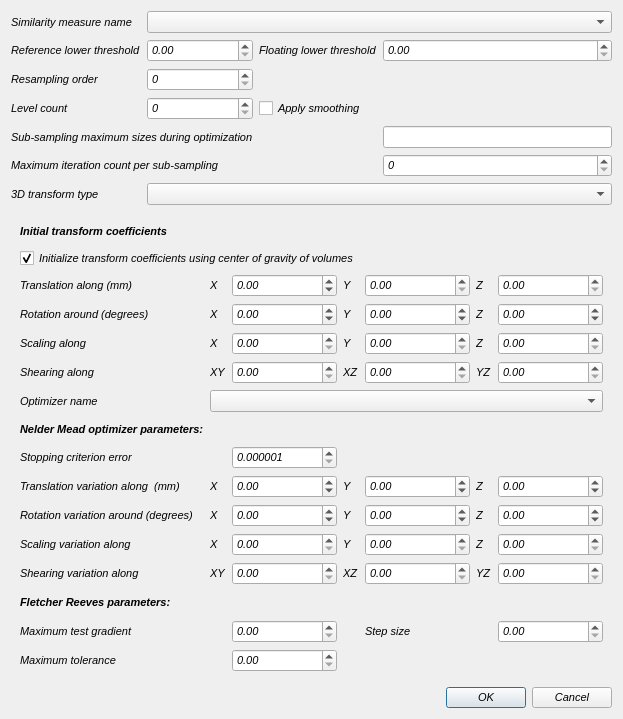
<?xml version="1.0" encoding="UTF-8"?>
<ui version="4.0">
 <class>Dialog</class>
 <widget class="QDialog" name="Dialog">
  <property name="geometry">
   <rect>
    <x>0</x>
    <y>0</y>
    <width>623</width>
    <height>719</height>
   </rect>
  </property>
  <property name="sizePolicy">
   <sizepolicy hsizetype="MinimumExpanding" vsizetype="MinimumExpanding">
    <horstretch>0</horstretch>
    <verstretch>0</verstretch>
   </sizepolicy>
  </property>
  <property name="font">
   <font>
    <pointsize>8</pointsize>
    <italic>true</italic>
   </font>
  </property>
  <property name="windowTitle">
   <string>Dialog</string>
  </property>
  <layout class="QGridLayout" name="gridLayout_3">
   <item row="0" column="0">
    <layout class="QGridLayout" name="gridLayout">
     <property name="sizeConstraint">
      <enum>QLayout::SetMinimumSize</enum>
     </property>
     <item row="0" column="1" colspan="3">
      <widget class="QComboBox" name="comboBox_SimilarityMeasureName">
       <property name="currentIndex">
        <number>-1</number>
       </property>
      </widget>
     </item>
     <item row="0" column="0">
      <widget class="QLabel" name="label_3">
       <property name="text">
        <string>Similarity measure name</string>
       </property>
      </widget>
     </item>
     <item row="6" column="0" colspan="3">
      <widget class="QLabel" name="label_5">
       <property name="text">
        <string>Maximum iteration count per sub-sampling</string>
       </property>
      </widget>
     </item>
     <item row="12" column="2" colspan="2">
      <widget class="QDialogButtonBox" name="buttonBox_OkCancel">
       <property name="orientation">
        <enum>Qt::Horizontal</enum>
       </property>
       <property name="standardButtons">
        <set>QDialogButtonBox::Cancel|QDialogButtonBox::Ok</set>
       </property>
      </widget>
     </item>
     <item row="8" column="1" colspan="3">
      <widget class="QComboBox" name="comboBox_Transform3DType"/>
     </item>
     <item row="8" column="0">
      <widget class="QLabel" name="label_2">
       <property name="text">
        <string>3D transform type</string>
       </property>
      </widget>
     </item>
     <item row="6" column="3">
      <widget class="QSpinBox" name="spinBox_MaximumIterationCount">
       <property name="maximum">
        <number>10000</number>
       </property>
      </widget>
     </item>
     <item row="4" column="1">
      <widget class="QSpinBox" name="spinBox_LevelCount">
       <property name="maximum">
        <number>1000</number>
       </property>
       <property name="value">
        <number>0</number>
       </property>
      </widget>
     </item>
     <item row="4" column="0">
      <widget class="QLabel" name="label_45">
       <property name="text">
        <string>Level count</string>
       </property>
      </widget>
     </item>
     <item row="3" column="0">
      <widget class="QLabel" name="label_4">
       <property name="text">
        <string>Resampling order</string>
       </property>
      </widget>
     </item>
     <item row="3" column="1">
      <widget class="QSpinBox" name="spinBox_ResamplingOrder">
       <property name="minimum">
        <number>0</number>
       </property>
       <property name="maximum">
        <number>7</number>
       </property>
       <property name="value">
        <number>0</number>
       </property>
      </widget>
     </item>
     <item row="2" column="3">
      <widget class="QDoubleSpinBox" name="doubleSpinBox_FloatingLowerThreshold">
       <property name="maximum">
        <double>10000.000000000000000</double>
       </property>
       <property name="singleStep">
        <double>0.010000000000000</double>
       </property>
      </widget>
     </item>
     <item row="2" column="2">
      <widget class="QLabel" name="label_7">
       <property name="text">
        <string>Floating lower threshold</string>
       </property>
      </widget>
     </item>
     <item row="2" column="0">
      <widget class="QLabel" name="label">
       <property name="text">
        <string>Reference lower threshold</string>
       </property>
      </widget>
     </item>
     <item row="2" column="1">
      <widget class="QDoubleSpinBox" name="doubleSpinBox_ReferenceLowerThreshold">
       <property name="maximum">
        <double>10000.000000000000000</double>
       </property>
       <property name="singleStep">
        <double>0.010000000000000</double>
       </property>
      </widget>
     </item>
     <item row="5" column="0" colspan="2">
      <widget class="QLabel" name="label_SubSamplingMaximumSizes">
       <property name="text">
        <string>Sub-sampling maximum sizes during optimization</string>
       </property>
      </widget>
     </item>
     <item row="5" column="3">
      <widget class="QLineEdit" name="lineEdit_SubSamplingMaximumSizes"/>
     </item>
     <item row="10" column="0" colspan="4">
      <widget class="QWidget" name="widget" native="true">
       <layout class="QGridLayout" name="gridLayout_2">
        <item row="17" column="4">
         <widget class="QLabel" name="label_12">
          <property name="text">
           <string>Step size</string>
          </property>
         </widget>
        </item>
        <item row="16" column="0">
         <widget class="QLabel" name="label_10">
          <property name="font">
           <font>
            <weight>75</weight>
            <bold>true</bold>
           </font>
          </property>
          <property name="text">
           <string>Fletcher Reeves parameters:</string>
          </property>
         </widget>
        </item>
        <item row="11" column="0">
         <widget class="QLabel" name="label_76">
          <property name="text">
           <string>Translation variation along  (mm)</string>
          </property>
         </widget>
        </item>
        <item row="14" column="3">
         <widget class="QLabel" name="label_66">
          <property name="maximumSize">
           <size>
            <width>15</width>
            <height>16777215</height>
           </size>
          </property>
          <property name="text">
           <string>Y</string>
          </property>
         </widget>
        </item>
        <item row="13" column="1">
         <widget class="QLabel" name="label_73">
          <property name="text">
           <string>X</string>
          </property>
         </widget>
        </item>
        <item row="5" column="4">
         <widget class="QDoubleSpinBox" name="doubleSpinBox_InitialParametersRotationY">
          <property name="enabled">
           <bool>true</bool>
          </property>
          <property name="wrapping">
           <bool>true</bool>
          </property>
          <property name="maximum">
           <double>360.000000000000000</double>
          </property>
          <property name="singleStep">
           <double>0.010000000000000</double>
          </property>
         </widget>
        </item>
        <item row="5" column="2">
         <widget class="QDoubleSpinBox" name="doubleSpinBox_InitialParametersRotationX">
          <property name="enabled">
           <bool>true</bool>
          </property>
          <property name="wrapping">
           <bool>true</bool>
          </property>
          <property name="buttonSymbols">
           <enum>QAbstractSpinBox::UpDownArrows</enum>
          </property>
          <property name="maximum">
           <double>360.000000000000000</double>
          </property>
          <property name="singleStep">
           <double>0.010000000000000</double>
          </property>
         </widget>
        </item>
        <item row="5" column="3">
         <widget class="QLabel" name="label_InitialParametersRotationY">
          <property name="enabled">
           <bool>true</bool>
          </property>
          <property name="text">
           <string>Y</string>
          </property>
         </widget>
        </item>
        <item row="13" column="4">
         <widget class="QDoubleSpinBox" name="doubleSpinBox_OptimizerParametersRotationY">
          <property name="wrapping">
           <bool>true</bool>
          </property>
          <property name="maximum">
           <double>360.000000000000000</double>
          </property>
          <property name="singleStep">
           <double>0.010000000000000</double>
          </property>
         </widget>
        </item>
        <item row="13" column="6">
         <widget class="QDoubleSpinBox" name="doubleSpinBox_OptimizerParametersRotationZ">
          <property name="wrapping">
           <bool>true</bool>
          </property>
          <property name="maximum">
           <double>360.000000000000000</double>
          </property>
          <property name="singleStep">
           <double>0.010000000000000</double>
          </property>
         </widget>
        </item>
        <item row="13" column="2">
         <widget class="QDoubleSpinBox" name="doubleSpinBox_OptimizerParametersRotationX">
          <property name="wrapping">
           <bool>true</bool>
          </property>
          <property name="maximum">
           <double>360.000000000000000</double>
          </property>
          <property name="singleStep">
           <double>0.100000000000000</double>
          </property>
         </widget>
        </item>
        <item row="5" column="5">
         <widget class="QLabel" name="label_InitialParametersRotationZ">
          <property name="enabled">
           <bool>true</bool>
          </property>
          <property name="text">
           <string>Z</string>
          </property>
         </widget>
        </item>
        <item row="13" column="5">
         <widget class="QLabel" name="label_72">
          <property name="text">
           <string>Z</string>
          </property>
         </widget>
        </item>
        <item row="13" column="3">
         <widget class="QLabel" name="label_65">
          <property name="text">
           <string>Y</string>
          </property>
         </widget>
        </item>
        <item row="5" column="1">
         <widget class="QLabel" name="label_InitialParametersRotationX">
          <property name="enabled">
           <bool>true</bool>
          </property>
          <property name="text">
           <string>X</string>
          </property>
         </widget>
        </item>
        <item row="5" column="6">
         <widget class="QDoubleSpinBox" name="doubleSpinBox_InitialParametersRotationZ">
          <property name="enabled">
           <bool>true</bool>
          </property>
          <property name="wrapping">
           <bool>true</bool>
          </property>
          <property name="maximum">
           <double>360.000000000000000</double>
          </property>
          <property name="singleStep">
           <double>0.010000000000000</double>
          </property>
         </widget>
        </item>
        <item row="15" column="4">
         <widget class="QDoubleSpinBox" name="doubleSpinBox_OptimizerParametersShearingXZ">
          <property name="maximum">
           <double>1000.000000000000000</double>
          </property>
          <property name="singleStep">
           <double>0.010000000000000</double>
          </property>
         </widget>
        </item>
        <item row="14" column="6">
         <widget class="QDoubleSpinBox" name="doubleSpinBox_OptimizerParametersScalingZ">
          <property name="maximum">
           <double>1000.000000000000000</double>
          </property>
          <property name="singleStep">
           <double>0.010000000000000</double>
          </property>
         </widget>
        </item>
        <item row="15" column="6">
         <widget class="QDoubleSpinBox" name="doubleSpinBox_OptimizerParametersShearingYZ">
          <property name="maximum">
           <double>1000.000000000000000</double>
          </property>
          <property name="singleStep">
           <double>0.010000000000000</double>
          </property>
         </widget>
        </item>
        <item row="15" column="2">
         <widget class="QDoubleSpinBox" name="doubleSpinBox_OptimizerParametersShearingXY">
          <property name="maximum">
           <double>1000.000000000000000</double>
          </property>
          <property name="singleStep">
           <double>0.010000000000000</double>
          </property>
         </widget>
        </item>
        <item row="14" column="2">
         <widget class="QDoubleSpinBox" name="doubleSpinBox_OptimizerParametersScalingX">
          <property name="maximum">
           <double>1000.000000000000000</double>
          </property>
          <property name="singleStep">
           <double>0.010000000000000</double>
          </property>
         </widget>
        </item>
        <item row="14" column="4">
         <widget class="QDoubleSpinBox" name="doubleSpinBox_OptimizerParametersScalingY">
          <property name="maximum">
           <double>1000.000000000000000</double>
          </property>
          <property name="singleStep">
           <double>0.010000000000000</double>
          </property>
         </widget>
        </item>
        <item row="14" column="5">
         <widget class="QLabel" name="label_74">
          <property name="maximumSize">
           <size>
            <width>15</width>
            <height>16777215</height>
           </size>
          </property>
          <property name="text">
           <string>Z</string>
          </property>
         </widget>
        </item>
        <item row="14" column="1">
         <widget class="QLabel" name="label_71">
          <property name="maximumSize">
           <size>
            <width>15</width>
            <height>16777215</height>
           </size>
          </property>
          <property name="text">
           <string>X</string>
          </property>
         </widget>
        </item>
        <item row="6" column="6">
         <widget class="QDoubleSpinBox" name="doubleSpinBox_InitialParametersScalingZ">
          <property name="enabled">
           <bool>true</bool>
          </property>
          <property name="maximum">
           <double>1000.000000000000000</double>
          </property>
          <property name="singleStep">
           <double>0.010000000000000</double>
          </property>
         </widget>
        </item>
        <item row="7" column="6">
         <widget class="QDoubleSpinBox" name="doubleSpinBox_InitialParametersShearingYZ">
          <property name="enabled">
           <bool>true</bool>
          </property>
          <property name="maximum">
           <double>1000.000000000000000</double>
          </property>
          <property name="singleStep">
           <double>0.010000000000000</double>
          </property>
         </widget>
        </item>
        <item row="7" column="4">
         <widget class="QDoubleSpinBox" name="doubleSpinBox_InitialParametersShearingXZ">
          <property name="enabled">
           <bool>true</bool>
          </property>
          <property name="maximum">
           <double>1000.000000000000000</double>
          </property>
          <property name="singleStep">
           <double>0.010000000000000</double>
          </property>
         </widget>
        </item>
        <item row="6" column="5">
         <widget class="QLabel" name="label_InitialParametersScalingZ">
          <property name="enabled">
           <bool>true</bool>
          </property>
          <property name="maximumSize">
           <size>
            <width>15</width>
            <height>16777215</height>
           </size>
          </property>
          <property name="text">
           <string>Z</string>
          </property>
         </widget>
        </item>
        <item row="6" column="4">
         <widget class="QDoubleSpinBox" name="doubleSpinBox_InitialParametersScalingY">
          <property name="enabled">
           <bool>true</bool>
          </property>
          <property name="maximum">
           <double>1000.000000000000000</double>
          </property>
          <property name="singleStep">
           <double>0.010000000000000</double>
          </property>
         </widget>
        </item>
        <item row="6" column="3">
         <widget class="QLabel" name="label_InitialParametersScalingY">
          <property name="enabled">
           <bool>true</bool>
          </property>
          <property name="maximumSize">
           <size>
            <width>15</width>
            <height>16777215</height>
           </size>
          </property>
          <property name="text">
           <string>Y</string>
          </property>
         </widget>
        </item>
        <item row="7" column="2">
         <widget class="QDoubleSpinBox" name="doubleSpinBox_InitialParametersShearingXY">
          <property name="enabled">
           <bool>true</bool>
          </property>
          <property name="maximum">
           <double>1000.000000000000000</double>
          </property>
          <property name="singleStep">
           <double>0.010000000000000</double>
          </property>
         </widget>
        </item>
        <item row="6" column="2">
         <widget class="QDoubleSpinBox" name="doubleSpinBox_InitialParametersScalingX">
          <property name="enabled">
           <bool>true</bool>
          </property>
          <property name="maximum">
           <double>1000.000000000000000</double>
          </property>
          <property name="singleStep">
           <double>0.010000000000000</double>
          </property>
         </widget>
        </item>
        <item row="6" column="1">
         <widget class="QLabel" name="label_InitialParametersScalingX">
          <property name="enabled">
           <bool>true</bool>
          </property>
          <property name="maximumSize">
           <size>
            <width>15</width>
            <height>16777215</height>
           </size>
          </property>
          <property name="text">
           <string>X</string>
          </property>
         </widget>
        </item>
        <item row="1" column="0">
         <widget class="QLabel" name="label_81">
          <property name="font">
           <font>
            <weight>75</weight>
            <bold>true</bold>
           </font>
          </property>
          <property name="text">
           <string>Initial transform coefficients</string>
          </property>
         </widget>
        </item>
        <item row="3" column="0">
         <widget class="QLabel" name="label_31">
          <property name="enabled">
           <bool>true</bool>
          </property>
          <property name="text">
           <string>Translation along (mm)</string>
          </property>
         </widget>
        </item>
        <item row="7" column="0">
         <widget class="QLabel" name="label_40">
          <property name="enabled">
           <bool>true</bool>
          </property>
          <property name="text">
           <string>Shearing along</string>
          </property>
         </widget>
        </item>
        <item row="3" column="1">
         <widget class="QLabel" name="label_InitialParametersTranslationX">
          <property name="enabled">
           <bool>true</bool>
          </property>
          <property name="text">
           <string>X</string>
          </property>
         </widget>
        </item>
        <item row="7" column="1">
         <widget class="QLabel" name="label_InitialParametersShearingXY">
          <property name="enabled">
           <bool>true</bool>
          </property>
          <property name="text">
           <string>XY</string>
          </property>
         </widget>
        </item>
        <item row="3" column="3">
         <widget class="QLabel" name="label_InitialParametersTranslationY">
          <property name="enabled">
           <bool>true</bool>
          </property>
          <property name="text">
           <string>Y</string>
          </property>
         </widget>
        </item>
        <item row="7" column="3">
         <widget class="QLabel" name="label_InitialParametersShearingXZ">
          <property name="enabled">
           <bool>true</bool>
          </property>
          <property name="text">
           <string>XZ</string>
          </property>
         </widget>
        </item>
        <item row="3" column="5">
         <widget class="QLabel" name="label_InitialParametersTranslationZ">
          <property name="enabled">
           <bool>true</bool>
          </property>
          <property name="text">
           <string>Z</string>
          </property>
         </widget>
        </item>
        <item row="7" column="5">
         <widget class="QLabel" name="label_InitialParametersShearingYZ">
          <property name="enabled">
           <bool>true</bool>
          </property>
          <property name="text">
           <string>YZ</string>
          </property>
         </widget>
        </item>
        <item row="6" column="0">
         <widget class="QLabel" name="label_29">
          <property name="enabled">
           <bool>true</bool>
          </property>
          <property name="text">
           <string>Scaling along</string>
          </property>
         </widget>
        </item>
        <item row="5" column="0">
         <widget class="QLabel" name="label_33">
          <property name="enabled">
           <bool>true</bool>
          </property>
          <property name="text">
           <string>Rotation around (degrees)</string>
          </property>
         </widget>
        </item>
        <item row="3" column="2">
         <widget class="QDoubleSpinBox" name="doubleSpinBox_InitialParametersTranslationX">
          <property name="enabled">
           <bool>true</bool>
          </property>
          <property name="minimum">
           <double>-10000.000000000000000</double>
          </property>
          <property name="maximum">
           <double>10000.000000000000000</double>
          </property>
          <property name="singleStep">
           <double>0.010000000000000</double>
          </property>
         </widget>
        </item>
        <item row="3" column="4">
         <widget class="QDoubleSpinBox" name="doubleSpinBox_InitialParametersTranslationY">
          <property name="enabled">
           <bool>true</bool>
          </property>
         </widget>
        </item>
        <item row="3" column="6">
         <widget class="QDoubleSpinBox" name="doubleSpinBox_InitialParametersTranslationZ">
          <property name="enabled">
           <bool>true</bool>
          </property>
         </widget>
        </item>
        <item row="15" column="0">
         <widget class="QLabel" name="label_77">
          <property name="text">
           <string>Shearing variation along</string>
          </property>
         </widget>
        </item>
        <item row="14" column="0">
         <widget class="QLabel" name="label_78">
          <property name="text">
           <string>Scaling variation along</string>
          </property>
         </widget>
        </item>
        <item row="11" column="1">
         <widget class="QLabel" name="label_69">
          <property name="text">
           <string>X</string>
          </property>
         </widget>
        </item>
        <item row="11" column="3">
         <widget class="QLabel" name="label_79">
          <property name="text">
           <string>Y</string>
          </property>
         </widget>
        </item>
        <item row="11" column="5">
         <widget class="QLabel" name="label_70">
          <property name="text">
           <string>Z</string>
          </property>
         </widget>
        </item>
        <item row="15" column="5">
         <widget class="QLabel" name="label_75">
          <property name="text">
           <string>YZ</string>
          </property>
         </widget>
        </item>
        <item row="15" column="3">
         <widget class="QLabel" name="label_80">
          <property name="text">
           <string>XZ</string>
          </property>
         </widget>
        </item>
        <item row="15" column="1">
         <widget class="QLabel" name="label_67">
          <property name="text">
           <string>XY</string>
          </property>
         </widget>
        </item>
        <item row="11" column="2">
         <widget class="QDoubleSpinBox" name="doubleSpinBox_OptimizerParametersTranslationX">
          <property name="minimum">
           <double>-1000.000000000000000</double>
          </property>
          <property name="maximum">
           <double>1000.000000000000000</double>
          </property>
         </widget>
        </item>
        <item row="11" column="4">
         <widget class="QDoubleSpinBox" name="doubleSpinBox_OptimizerParametersTranslationY">
          <property name="minimum">
           <double>-1000.000000000000000</double>
          </property>
          <property name="maximum">
           <double>1000.000000000000000</double>
          </property>
         </widget>
        </item>
        <item row="11" column="6">
         <widget class="QDoubleSpinBox" name="doubleSpinBox_OptimizerParametersTranslationZ">
          <property name="minimum">
           <double>-1000.000000000000000</double>
          </property>
          <property name="maximum">
           <double>1000.000000000000000</double>
          </property>
         </widget>
        </item>
        <item row="2" column="0" colspan="7">
         <widget class="QCheckBox" name="checkBox_InitializeCoefficientsUsingCenterOGravity">
          <property name="text">
           <string>Initialize transform coefficients using center of gravity of volumes</string>
          </property>
          <property name="checked">
           <bool>true</bool>
          </property>
         </widget>
        </item>
        <item row="8" column="1" colspan="6">
         <widget class="QComboBox" name="comboBox_OptimizerName"/>
        </item>
        <item row="10" column="2">
         <widget class="QDoubleSpinBox" name="doubleSpinBox_StoppingCriterionError">
          <property name="decimals">
           <number>6</number>
          </property>
          <property name="minimum">
           <double>0.000001000000000</double>
          </property>
          <property name="singleStep">
           <double>0.000001000000000</double>
          </property>
         </widget>
        </item>
        <item row="10" column="0" colspan="2">
         <widget class="QLabel" name="label_6">
          <property name="text">
           <string>Stopping criterion error</string>
          </property>
         </widget>
        </item>
        <item row="9" column="0">
         <widget class="QLabel" name="label_9">
          <property name="font">
           <font>
            <weight>75</weight>
            <bold>true</bold>
           </font>
          </property>
          <property name="text">
           <string>Nelder Mead optimizer parameters:</string>
          </property>
         </widget>
        </item>
        <item row="8" column="0">
         <widget class="QLabel" name="label_8">
          <property name="text">
           <string>Optimizer name</string>
          </property>
         </widget>
        </item>
        <item row="17" column="0">
         <widget class="QLabel" name="label_11">
          <property name="text">
           <string>Maximum test gradient</string>
          </property>
         </widget>
        </item>
        <item row="17" column="2">
         <widget class="QDoubleSpinBox" name="doubleSpinBox_MaximumTestGradient">
          <property name="enabled">
           <bool>true</bool>
          </property>
         </widget>
        </item>
        <item row="18" column="2">
         <widget class="QDoubleSpinBox" name="doubleSpinBox_MaximumTolerance">
          <property name="enabled">
           <bool>true</bool>
          </property>
         </widget>
        </item>
        <item row="18" column="0">
         <widget class="QLabel" name="label_13">
          <property name="text">
           <string>Maximum tolerance</string>
          </property>
         </widget>
        </item>
        <item row="17" column="6">
         <widget class="QDoubleSpinBox" name="doubleSpinBox_StepSize">
          <property name="enabled">
           <bool>true</bool>
          </property>
         </widget>
        </item>
        <item row="13" column="0">
         <widget class="QLabel" name="label_68">
          <property name="text">
           <string>Rotation variation around (degrees)</string>
          </property>
         </widget>
        </item>
       </layout>
      </widget>
     </item>
     <item row="4" column="2">
      <widget class="QCheckBox" name="checkBox_ApplySmoothing">
       <property name="text">
        <string>Apply smoothing</string>
       </property>
      </widget>
     </item>
    </layout>
   </item>
  </layout>
 </widget>
 <resources/>
 <connections>
  <connection>
   <sender>buttonBox_OkCancel</sender>
   <signal>accepted()</signal>
   <receiver>Dialog</receiver>
   <slot>accept()</slot>
   <hints>
    <hint type="sourcelabel">
     <x>248</x>
     <y>254</y>
    </hint>
    <hint type="destinationlabel">
     <x>157</x>
     <y>274</y>
    </hint>
   </hints>
  </connection>
  <connection>
   <sender>buttonBox_OkCancel</sender>
   <signal>rejected()</signal>
   <receiver>Dialog</receiver>
   <slot>reject()</slot>
   <hints>
    <hint type="sourcelabel">
     <x>316</x>
     <y>260</y>
    </hint>
    <hint type="destinationlabel">
     <x>286</x>
     <y>274</y>
    </hint>
   </hints>
  </connection>
 </connections>
</ui>
